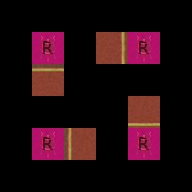

Tiled map render using the project's own tile images. Description and the map definition, with tile-layer contents summarised, below:
An orthogonal 6x6 tile map with 32x32 px tiles, 6 tile layers (Regions, Input_set, Input_set, InputNot_set, ...), 4 tilesets.

<map version="1.0" orientation="orthogonal" width="6" height="6" tilewidth="32" tileheight="32">
 <tileset firstgid="1" name="collision" tilewidth="32" tileheight="32">
  <image source="../../graphics/tiles/collision.png" width="64" height="32" />
 </tileset>
 <tileset firstgid="3" name="set" tilewidth="32" tileheight="32">
  <image source="../../graphics/tiles/set_cave.png" width="256" height="256" />
 </tileset>
 <tileset firstgid="67" name="set_rules" tilewidth="32" tileheight="32">
  <image source="../../graphics/tiles/set_rules.png" width="64" height="64" />
 </tileset>
 <tileset firstgid="71" name="cave" tilewidth="32" tileheight="32">
  <image source="../../graphics/tiles/cave.png" width="512" height="256" />
 </tileset>
 <layer name="Regions" width="6" height="6">
  <data>[36 cells, 8 non-empty, 1 distinct tile ids]</data>
 </layer>
 <layer name="Input_set" width="6" height="6">
  <data>[36 cells, 4 non-empty, 1 distinct tile ids]</data>
 </layer>
 <layer name="Input_set" width="6" height="6">
  <data>[36 cells, 4 non-empty, 1 distinct tile ids]</data>
 </layer>
 <layer name="InputNot_set" width="6" height="6" opacity="0.36">
  <data>[36 cells, 4 non-empty, 1 distinct tile ids]</data>
 </layer>
 <layer name="InputNot_set" width="6" height="6" opacity="0.33">
  <data>[36 cells, 4 non-empty, 1 distinct tile ids]</data>
 </layer>
 <layer name="Output_Ground" width="6" height="6">
  <data>[36 cells, 4 non-empty, 4 distinct tile ids]</data>
 </layer>
</map>
